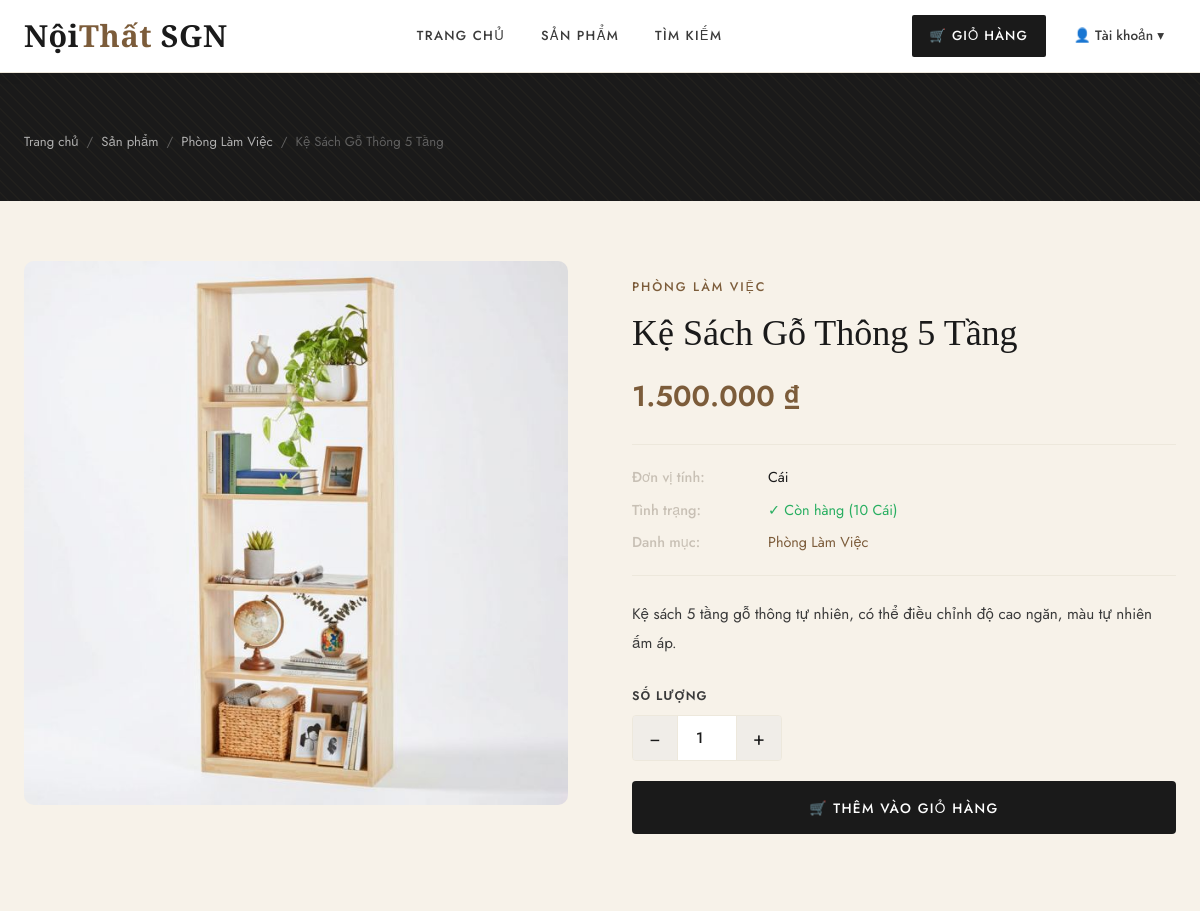
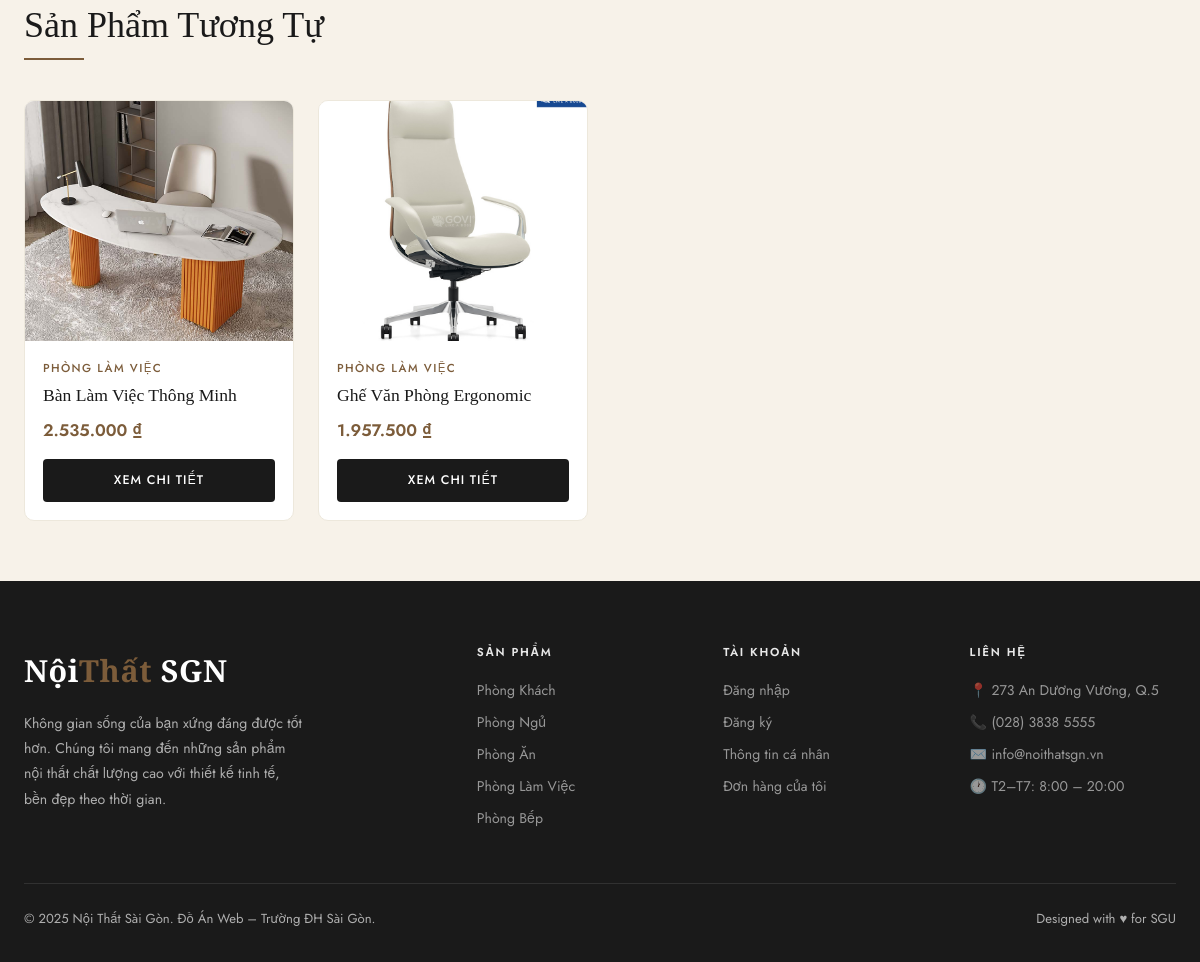
/NoiThat/product-detail.php?id=12, run on the app's committed database (2 pictures, top to bottom).
### tables this page shows
CREATE TABLE `san_pham` (
  `ma_sp` int(11) NOT NULL,
  `ma_loai` int(11) NOT NULL,
  `ten_sp` varchar(200) NOT NULL,
  `mo_ta` text DEFAULT NULL,
  `don_vi_tinh` varchar(30) DEFAULT 'Cái',
  `hinh` varchar(255) DEFAULT NULL,
  `tl_loi_nhuan` decimal(5,2) DEFAULT 20.00 COMMENT '% lợi nhuận mặc định',
  `trang_thai` tinyint(1) DEFAULT 1 COMMENT '1=đang bán, 0=ẩn',
  `created_at` datetime DEFAULT current_timestamp()
);

CREATE TABLE `loai_sp` (
  `ma_loai` int(11) NOT NULL,
  `ten_loai` varchar(100) NOT NULL,
  `mo_ta` text DEFAULT NULL,
  `trang_thai` tinyint(1) DEFAULT 1 COMMENT '1=hiện, 0=ẩn',
  `created_at` datetime DEFAULT current_timestamp()
);

CREATE TABLE `ton_kho` (
  `ma_sp` int(11) NOT NULL,
  `so_luong` int(11) DEFAULT 0,
  `gia_von` decimal(15,2) DEFAULT 0.00 COMMENT 'Giá nhập bình quân',
  `updated_at` datetime DEFAULT current_timestamp() ON UPDATE current_timestamp()
);

### NoiThat/includes/functions.php (called while the page is built, shortened)
<?php
function formatMoney($amount) {
    return number_format($amount, 0, ',', '.') . ' ₫';
}

### NoiThat/product-detail.php (the view, shortened to what this page needs)
<?php
require_once __DIR__ . '/config/db.php';
require_once __DIR__ . '/includes/functions.php';
$id = (int)($_GET['id'] ?? 0);
$r = $conn->query("
    SELECT sp.*, ls.ten_loai, tk.so_luong as ton_kho, tk.gia_von,
           COALESCE(gb.tl_loi_nhuan, sp.tl_loi_nhuan) as tl_loi_nhuan
    FROM san_pham sp
    JOIN loai_sp ls ON sp.ma_loai=ls.ma_loai
    LEFT JOIN ton_kho tk ON sp.ma_sp=tk.ma_sp
    LEFT JOIN gia_ban gb ON sp.ma_sp=gb.ma_sp
    WHERE sp.ma_sp=$id AND sp.trang_thai=1
");
$sp  = $r->fetch_assoc();
$gia = ($sp['gia_von'] ?? 0) * (1 + ($sp['tl_loi_nhuan'] ?? 20) / 100);
$ton = (int)($sp['ton_kho'] ?? 0);
$related = $conn->query("
    SELECT sp.*, ls.ten_loai, tk.gia_von, COALESCE(gb.tl_loi_nhuan, sp.tl_loi_nhuan) as tl_loi_nhuan
    FROM san_pham sp
    JOIN loai_sp ls ON sp.ma_loai=ls.ma_loai
    LEFT JOIN ton_kho tk ON sp.ma_sp=tk.ma_sp
    LEFT JOIN gia_ban gb ON sp.ma_sp=gb.ma_sp
    WHERE sp.ma_loai={$sp['ma_loai']} AND sp.ma_sp!=$id AND sp.trang_thai=1
    LIMIT 4
");
include __DIR__ . '/includes/header.php';
?>
<div class="page-header">
    <div class="container">
        <div class="breadcrumb">
            <a href="<?= SITE_URL ?>">Trang chủ</a><span>/</span>
            <a href="<?= SITE_URL ?>/products.php">Sản phẩm</a><span>/</span>
            <a href="<?= SITE_URL ?>/products.php?loai=<?= $sp['ma_loai'] ?>"><?= htmlspecialchars($sp['ten_loai']) ?></a><span>/</span>
            <span><?= htmlspecialchars($sp['ten_sp']) ?></span>
        </div>
    </div>
</div>
<section class="py-section" style="padding:60px 0;">
    <div class="container">
        <div class="product-detail-grid">
            <div class="product-detail-img">
                <?php if ($sp['hinh'] && file_exists(UPLOAD_PATH . $sp['hinh'])): ?>
                    <img src="<?= UPLOAD_URL . $sp['hinh'] ?>" alt="<?= htmlspecialchars($sp['ten_sp']) ?>">
                <?php else: ?>
                    <span class="no-img-lg">🛋️</span>
                <?php endif; ?>
            </div>
            <div class="product-detail-info">
                <div class="product-detail-category"><?= htmlspecialchars($sp['ten_loai']) ?></div>
                <h1><?= htmlspecialchars($sp['ten_sp']) ?></h1>
                <div class="product-detail-price"><?= formatMoney($gia) ?></div>
                <div class="product-detail-meta">
                    <p><span class="meta-label">Đơn vị tính:</span> <?= htmlspecialchars($sp['don_vi_tinh']) ?></p>
                    <p><span class="meta-label">Tình trạng:</span>
                        <?php if ($ton > 5): ?>
                            <span style="color:var(--green)">✓ Còn hàng (<?= $ton ?> <?= $sp['don_vi_tinh'] ?>)</span>
                        <?php elseif ($ton > 0): ?>
                            <span style="color:#E67E22">⚠ Sắp hết (còn <?= $ton ?> <?= $sp['don_vi_tinh'] ?>)</span>
                        <?php else: ?>
                            <span style="color:var(--red)">✕ Hết hàng</span>
                        <?php endif; ?>
                    </p>
                    <p><span class="meta-label">Danh mục:</span> <a href="<?= SITE_URL ?>/products.php?loai=<?= $sp['ma_loai'] ?>" class="text-walnut"><?= htmlspecialchars($sp['ten_loai']) ?></a></p>
                </div>
                <?php if ($sp['mo_ta']): ?>
                <p class="product-desc"><?= nl2br(htmlspecialchars($sp['mo_ta'])) ?></p>
                <?php endif; ?>
                <?php if ($ton > 0): ?>
                <form method="POST">
                    <label style="font-size:0.78rem;font-weight:600;letter-spacing:0.08em;text-transform:uppercase;color:var(--charcoal-mid);display:block;margin-bottom:8px;">Số lượng</label>
                    <div class="qty-wrapper" style="margin-bottom:20px;">
                        <button type="button" class="qty-btn qty-minus">−</button>
                        <input type="number" name="qty" class="qty-input" value="1" min="1" max="<?= $ton ?>" data-max="<?= $ton ?>">
                        <button type="button" class="qty-btn qty-plus">+</button>
                    </div>
                    <button type="submit" name="add_cart" class="btn-add-to-cart">🛒 Thêm Vào Giỏ Hàng</button>
                </form>
                <?php else: ?>
                <button class="btn-add-to-cart" disabled>Hết Hàng</button>
                <?php endif; ?>
            </div>
        </div>
        <?php if ($related->num_rows): ?>
        <div style="margin-top:80px;">
            <div class="section-header"><h2>Sản Phẩm Tương Tự</h2></div>
            <div class="product-grid">
                <?php while ($rel = $related->fetch_assoc()):
                    $r_gia = ($rel['gia_von']??0)*(1+($rel['tl_loi_nhuan']??20)/100);
                ?>
                <div class="product-card">
                    <a href="<?= SITE_URL ?>/product-detail.php?id=<?= $rel['ma_sp'] ?>" class="product-img">
                        <?php if ($rel['hinh']&&file_exists(UPLOAD_PATH.$rel['hinh'])): ?>
                            <img src="<?= UPLOAD_URL.$rel['hinh'] ?>" alt="<?= htmlspecialchars($rel['ten_sp']) ?>">
                        <?php else: ?><span class="no-img">🛋️</span><?php endif; ?>
                    </a>
                    <div class="product-info">
                        <div class="product-category"><?= htmlspecialchars($rel['ten_loai']) ?></div>
                        <a href="<?= SITE_URL ?>/product-detail.php?id=<?= $rel['ma_sp'] ?>" class="product-name"><?= htmlspecialchars($rel['ten_sp']) ?></a>
                        <div class="product-price"><?= formatMoney($r_gia) ?></div>
                        <a href="<?= SITE_URL ?>/product-detail.php?id=<?= $rel['ma_sp'] ?>" class="btn-cart" style="text-align:center;display:block;">Xem Chi Tiết</a>
                    </div>
                </div>
                <?php endwhile; ?>
            </div>
        </div>
        <?php endif; ?>
    </div>
</section>
<?php include __DIR__ . '/includes/footer.php'; ?>

### data on the page
san_pham: ma_loai.ten_loai "Phòng Làm Việc", ten_sp "Kệ Sách Gỗ Thông 5 Tầng", hinh (picture), ma_loai.ten_loai "PHÒNG LÀM VIỆC", don_vi_tinh "Cái", ton_kho.so_luong "10", mo_ta "Kệ sách 5 tầng gỗ thông tự nhiên, có thể điều chỉnh độ cao ngăn, màu tự nhiên ấm áp."
san_pham: hinh (picture), ma_loai.ten_loai "PHÒNG LÀM VIỆC", ten_sp "Bàn Làm Việc Thông Minh", r_gia "2.535.000 ₫"
san_pham: hinh (picture), ma_loai.ten_loai "PHÒNG LÀM VIỆC", ten_sp "Ghế Văn Phòng Ergonomic", r_gia "1.957.500 ₫"

### other printed values
formatMoney($gia) "1.500.000 ₫"
